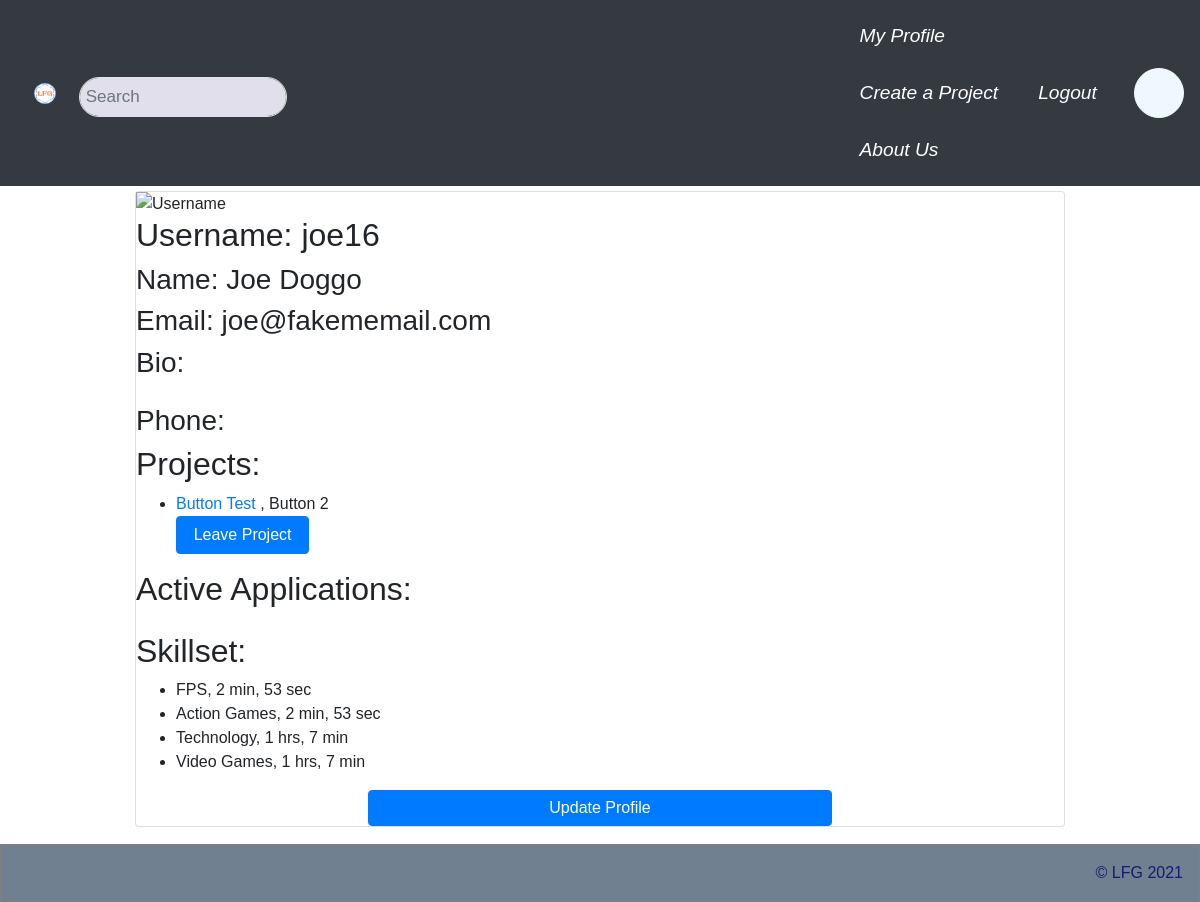
The app's page /accounts/profile/ (signed in) with its own data.
### LFGCore/models.py (models this page shows, shortened)
class Member(models.Model):
  profile = models.ForeignKey(Profile, on_delete=models.CASCADE)
  project = models.ForeignKey(Project, on_delete=models.CASCADE)
  roles = models.ManyToManyField('Role', through='RolePeriod')
  is_owner = models.BooleanField()
  start_date = models.DateTimeField(default=now)
  end_date = models.DateTimeField(null=True)
  active = models.BooleanField(default=True)

class Project(models.Model):
  channels = models.ManyToManyField('ChatChannel', through='ProjectChannel')
  name = models.CharField(max_length=45)
  description = models.CharField(max_length=10000)
  start_date = models.DateTimeField(default=now)
  end_date = models.DateTimeField(null=True)
  active = models.BooleanField(default=True)
  objects = ProjectManager()

class Role(models.Model):
  project = models.ForeignKey(Project, on_delete=models.CASCADE)
  skills = models.ManyToManyField('Skill')
  title = models.CharField(max_length=45)
  description = models.CharField(max_length=1000)
  active = models.BooleanField(default=True)

class Skill(models.Model):
  parent = models.ForeignKey("self", on_delete=models.CASCADE, null=True)
  name = models.CharField(max_length=45)
  description = models.CharField(max_length=250)
  def __str__(self):
    return self.name

### LFGCore/views.py (the view)
# urls.py: path('accounts/profile/', views.profile, name='my_profile_view'),
@login_required
def profile(request, id=None):
  user = None
  if id == None:
    user = request.user
  else:
    user = User.objects.get(id=id)
  return render(request, 'LFGCore/profile.html', {
    "user": user,
    "is_own_profile": user == request.user,
    "memberships" : user.profile.member_set.filter(project__active=True),
    "skillset": user.profile.get_resume(),
    'logged_in' : request.user.is_authenticated
  })

### LFGCore/models.py (called while the page is built)
def now():
  return datetime.now(timezone.utc)

def format_time(hrs):
  seconds = math.floor((hrs * 3600) % 60)
  minutes = math.floor((hrs * 60) % 60)
  hours = math.floor(hrs % 24)
  days = math.floor((hrs / 24) % 30)
  months = math.floor((hrs / 720) % 12)
  years = math.floor(hrs / 8760)
  if minutes < 1:
    return f"{seconds} seconds"
  elif hours < 1:
    return f"{minutes} min, {seconds} sec"
  elif days < 1:
    return f"{hours} hrs, {minutes} min"
  elif months < 1:
    return f"{days} days, {hours} hrs"
  elif years < 1:
    return f"{months} months, {days} days"
  elif years < 3:
    return f"{years} years, {months} months"
  else:
    return f"{years} years"

  def get_resume(self):
    skillset = defaultdict(float)
    for membership in self.member_set.all():
      for period in membership.roleperiod_set.all():
        for skill in period.role.skills.all():
          skillset[skill] += period.duration()
    return [(skill, skillset[skill], format_time(skillset[skill])) for skill in skillset]

  def get_end(self):
    if self.end_date == None:
      return now()
    else:
      return self.end_date

  def duration(self):
    return (self.get_end() - self.start_date).total_seconds() / 3600

### LFGCore/templates/LFGCore/profile.html (shortened to what this page needs)
{% extends "LFGCore/base.html" %}
{% block content %}
<div class="card">
  <img src="image_defaultProfile.jpg" alt="Username" style="width:100%">
  <h2>Username: {{ user.username }}</h2>
  <h3>Name: {{ user.first_name }} {{ user.last_name }}</h3>
  <h3>Email: {{ user.email }}</h3>
  <h3>Bio:</h3>
  <h3>Phone: {{ user.profile.telephone_number }}</h3>
  <h2>Projects:</h2>
  <ul>
    {% for member in memberships %}
    <li>
      <a href="/project/{{ member.project.id }}/">{{ member.project.name }}</a>
        {% if member.roles.all %}
        , {{ member.roles.all.0.title }}
        {% endif %}
        {% if is_own_profile %}
        <form action="/membership/quit/{{ member.id }}/" method="post">
          <button class="btn btn-primary" type="submit">Leave Project</button>
        </form>
        {% endif %}
      </li>
      {% endfor %}
  </ul>
  <h2>Active Applications:</h2>
  <h2>Skillset:</h2>
  <ul>
    {% for skill, time, ftime in skillset %}
    <li>{{ skill }}, {{ ftime }}</li>
    {% endfor %}
  </ul>
  {% if is_own_profile %}
  <center>
    <form action="/accounts/profile/update/">
      <input class="btn btn-primary" type="submit" value="Update Profile" />
    </form>
  </center>
  {% endif %}
</div>
{% endblock content %}

### static/top/top.css (style rules this page uses)
* { box-sizing: border-box; }
body { margin: 0; font-family: Arial, Helvetica, sans-serif; }
.container input { width: 50%; padding: 5px; }
button { width: 15%; padding: 5px; }

### records on screen
Member: project.name "Button Test", roles.all.0 "Button 2"
Skill: name "FPS", ftime "2 min, 53 sec"
Skill: name "Action Games", ftime "2 min, 53 sec"
Skill: name "Technology", ftime "1 hrs, 7 min"
Skill: name "Video Games", ftime "1 hrs, 7 min"

### other values on screen
{{ user.username }} "joe16"
{{ user.first_name }} "Joe"
{{ user.last_name }} "Doggo"
{{ user.email }} "joe@fakememail.com"
